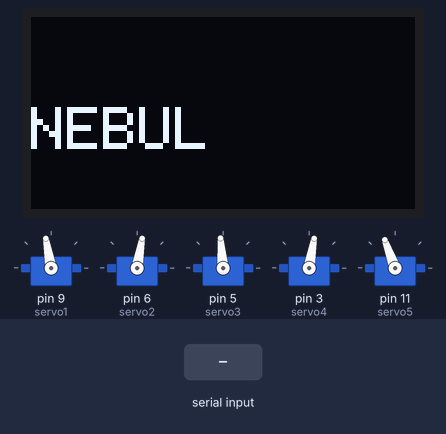
The sketch below on a simulated Arduino Uno, built with avr-gcc and run on an emulated ATmega328P. On the bench: 128×64 one-colour display, 5 × servo. The inputs (shaded band) are chosen by the test bench. What the sketch prints to the serial monitor is not drawn.

Above: at 1.2 s.
1.3 s: "T" received over Serial
At 7.01 s:
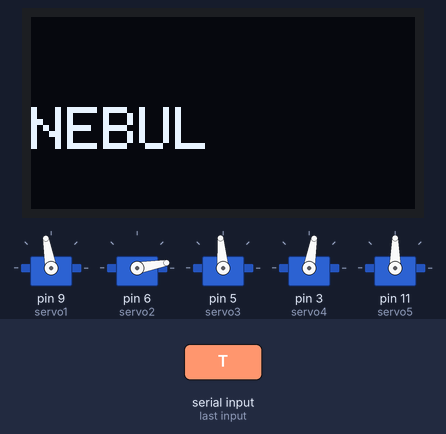
10.1 s: "D" received over Serial
12.5 s: "R" received over Serial
At 15.1 s:
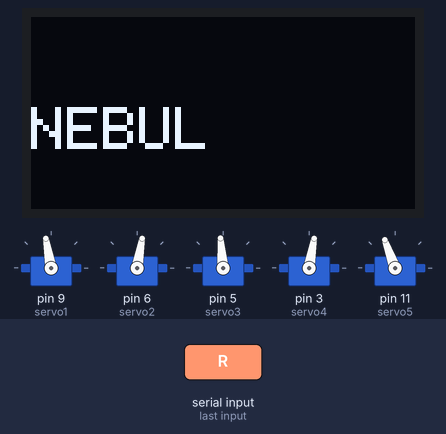
15.5 s: "S" received over Serial
At 16.6 s:
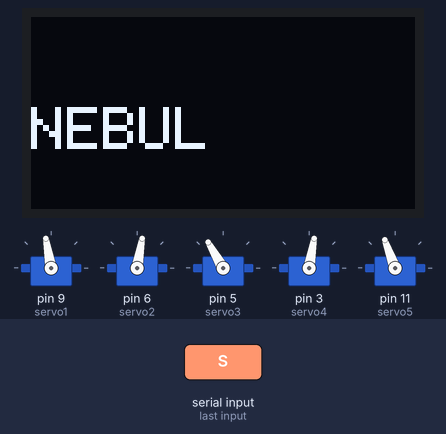
18.5 s: "D" received over Serial
At 19.61 s:
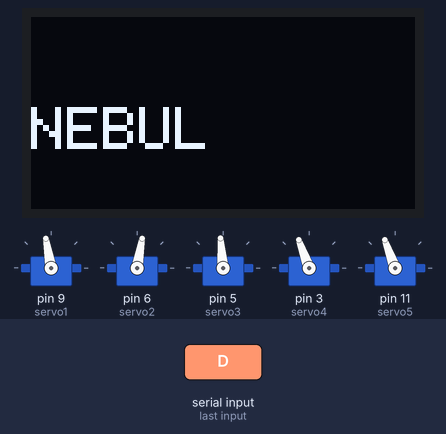
21.5 s: "P" received over Serial
At 23.61 s:
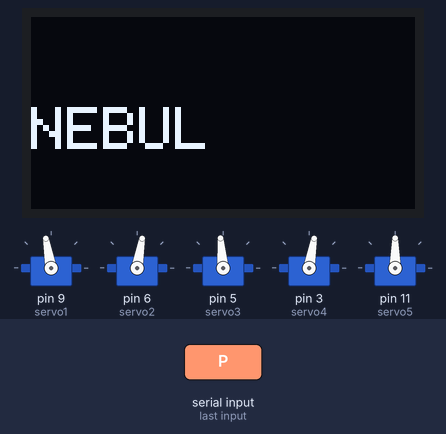
Timing chart, 0 to 25.5 s (numbered marks = the images above; inputs shaded):
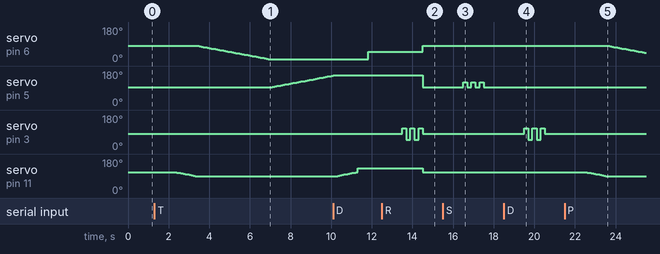

The sketch:

pick-up-cube.ino
```cpp
#include <Servo.h>
#include <Wire.h>
#include <Adafruit_GFX.h>
#include <Adafruit_SSD1306.h>
#define OLED_RESET     4
Adafruit_SSD1306 display(128, 64, &Wire, OLED_RESET);

Servo servo1;//create servo object to control a servo
Servo servo2;//create servo object to control a servo
Servo servo3;//create servo object to control a servo
Servo servo4;//create servo object to control a servo
Servo servo5;//create servo object to control a servo

//The following can be modified according to your specific needs
int dataServo1 = 90; // Servo 1 rotation range(dataServo1=0~180)
int dataServo2 = 90; // Servo 2 rotation range(dataServo2=0~180)
int dataServo3 = 90; // Servo 3 rotation range(dataServo3=0~180)
int dataServo4 = 90; // Servo 4 rotation range(dataServo4=0~180)
int dataServo5 = 90; // Servo 5 rotation range(dataServo5=35~90)

float dirServo1Offset = 10;    // define a variable for deviation(degree) of the servo
float dirServo2Offset = -10;    // define a variable for deviation(degree) of the servo
float dirServo3Offset = 5;    // define a variable for deviation(degree) of the servo
float dirServo4Offset = -10;    // define a variable for deviation(degree) of the servo
float dirServo5Offset = 20;    // define a variable for deviation(degree) of the servo
int val1;
int val2;
int val3;
int val4;
int val5;

void resetServo()
{
  servo1.write(dataServo1+dirServo1Offset);//goes to dataServo1 degrees
  servo2.write(dataServo2+dirServo2Offset);//goes to dataServo2 degrees
  servo3.write(dataServo3+dirServo3Offset);//goes to dataServo3 degrees
  servo4.write(dataServo4+dirServo4Offset);//goes to dataServo4 degrees
  servo5.write(dataServo5+dirServo5Offset);//goes to dataServo5 degrees
    // Print the servo positions to the Serial Monitor
  Serial.println("Servo Positions After Reset:");
  Serial.print("Servo 1: "); Serial.println(dataServo1 + dirServo1Offset);
  Serial.print("Servo 2: "); Serial.println(dataServo2 + dirServo2Offset);
  Serial.print("Servo 3: "); Serial.println(dataServo3 + dirServo3Offset);
  Serial.print("Servo 4: "); Serial.println(dataServo4 + dirServo4Offset);
  Serial.print("Servo 5: "); Serial.println(dataServo5 + dirServo5Offset);
}

void moveServoGradually(Servo& servo, int targetAngle, int step = 2, int delayTime = 100) {
    int currentAngle = servo.read(); // Get the current position of the servo

    if (currentAngle < targetAngle) {
        // Incrementally move the servo to the target angle
        for (int angle = currentAngle; angle <= targetAngle; angle += step) {
            servo.write(angle);
            delay(delayTime);
        }
    } else {
        // Decrementally move the servo to the target angle
        for (int angle = currentAngle; angle >= targetAngle; angle -= step) {
            servo.write(angle);
            delay(delayTime);
        }
    }
    // Ensure the servo reaches the exact target angle
    servo.write(targetAngle);
    Serial.print("Servo moved:"); Serial.println(targetAngle);
}

void pickUpCube()
{
    // Move servos to specific angles
    //moveServoGradually(servo1, 45); // Example: servo1 moves to 45 degrees
    moveServoGradually(servo5, 90);
    moveServoGradually(servo2, 10); // Example: servo2 moves to 30 degrees
    moveServoGradually(servo3, 158); // Example: servo3 moves to 90 degrees
    moveServoGradually(servo5, 110);
    servo5.write(130);
    delay(500);
    servo2.write(50);
    //moveServoGradually(servo2, 50);

}

void pointCubeLocation()
{
    moveServoGradually(servo5, 90);
    moveServoGradually(servo2, 10); // Example: servo2 moves to 30 degrees
    moveServoGradually(servo3, 158); // Example: servo3 moves to 90 degrees
}

void dontPickItUp()
{
  servo4.write(110);
  delay(200);
  servo4.write(50);
  delay(200);
  servo4.write(110);
  delay(200);
  servo4.write(50);
  delay(200);
  servo4.write(110);
  delay(200);
  servo4.write(50);
  resetServo();
}

void iWantThis()
{
  servo3.write(120);
  delay(200);
  servo3.write(95);
  delay(200);
  servo3.write(120);
  delay(200);
  servo3.write(95);
  delay(200);
  servo3.write(120);
  delay(200);
  servo3.write(95);
  resetServo();
}

void setup()
{
  display.begin(SSD1306_SWITCHCAPVCC, 0x3C);
  display.setTextColor(WHITE);//Sets the font display color
  display.clearDisplay();//cls

  servo1.attach(9);//attachs the servo1 on pin 9 to servo object
  servo2.attach(6);//attachs the servo2 on pin 6 to servo object
  servo3.attach(5);//attachs the servo3 on pin 5 to servo object
  servo4.attach(3);//attachs the servo4 on pin 3 to servo object
  servo5.attach(11);//attachs the servo5 on pin 11 to servo object

  resetServo();

  Serial.begin(9600);
}
void loop()
{
    //Set the font size
  display.setTextSize(2);
  //Set the display location
  display.setCursor(0,30);
  //String displayed
  display.print("NEBUL");
  //Began to show
  display.display();

  if(Serial.available()) {
    String data = Serial.readString();
    data.trim();
    char cmd = data[0];

    if(cmd == 'T')
    {
      pickUpCube();
    }

    if(cmd == 'R')
    {
      resetServo();
    }
    if(cmd == 'P')
    {
      pointCubeLocation();
    }
    if(cmd == 'D')
    {
      dontPickItUp();
    }
    if(cmd == 'S')
    {
      iWantThis();
    }
  }
}
```

Measured:
- after the input at 1.3 s, servo on pin 6 (servo2): moves from 80° to 10° over 3.4 s, starting after 2.2 s; servo on pin 5 (servo3): moves from 95° to 155° over 2.9 s, starting after 5.8 s; servo on pin 11 (servo5): moves from 110° to 90° over 0.90 s, starting after 1.1 s
- after the input at 12.5 s, servo on pin 6 (servo2): 50° → 80° after 2.0 s instead of 1.3 s; servo on pin 5 (servo3): 158° → 95° after 2.0 s instead of 1.3 s; servo on pin 11 (servo5): 130° → 110° after 2.0 s instead of 1.3 s
- after the input at 15.5 s, servo on pin 5 (servo3): alternates 120° for 0.20 s and 95° for 0.20 s, 6 changes in all, then stays 95°, starting after 1.0 s
- after the input at 18.5 s, servo on pin 3 (servo4): 80° → 110° after 1.0 s, then repeats every 0.40 s: 50° 0.20 s, 110° 0.20 s, until it stays 80° from 20.5 s
- after the input at 21.5 s, servo on pin 6 (servo2): moves from 80° to 44° over 1.7 s, starting after 2.2 s; servo on pin 11 (servo5): moves from 110° to 90° over 0.90 s, starting after 1.1 s
- by itself, servo on pin 3 (servo4): repeats every 0.40 s: 50° 0.20 s, 110° 0.20 s, until it stays 80° from 14.5 s
